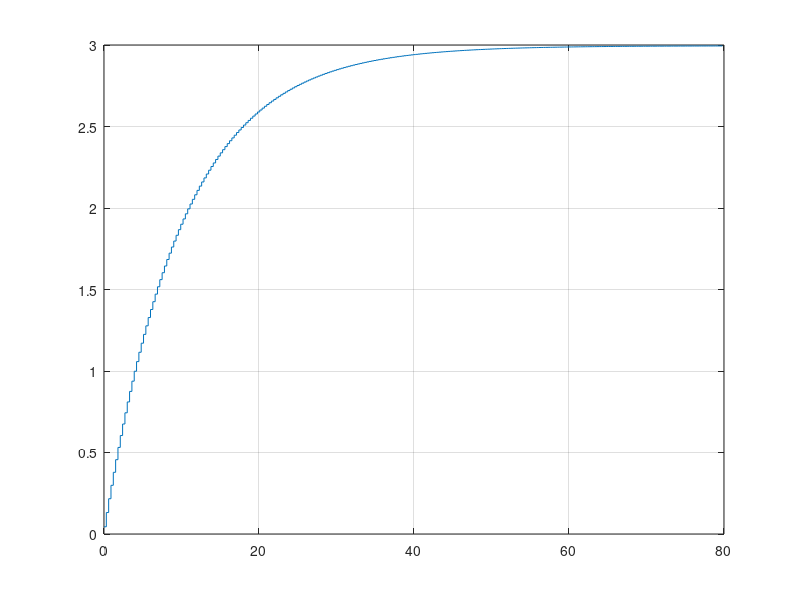
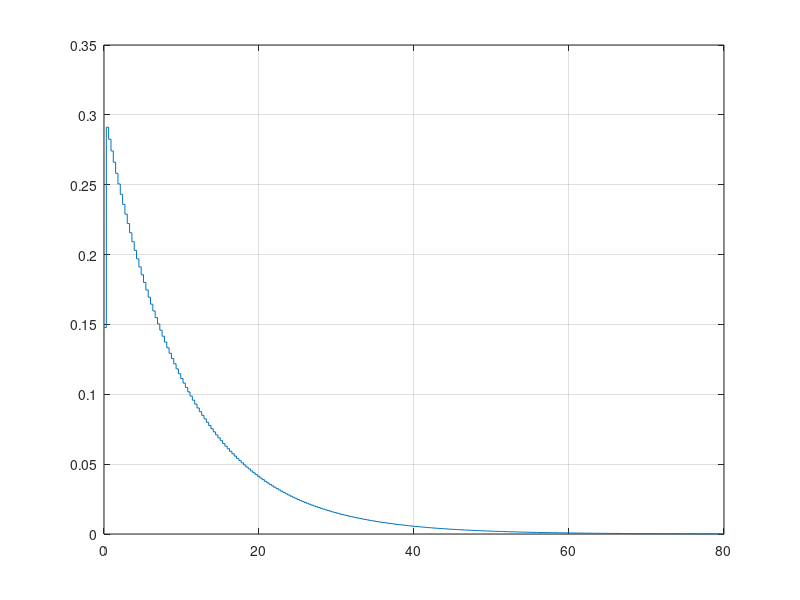
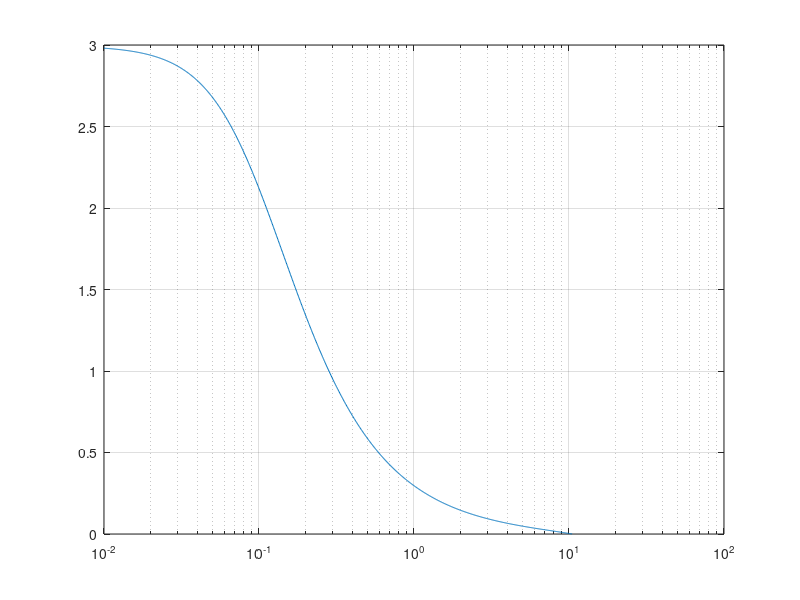
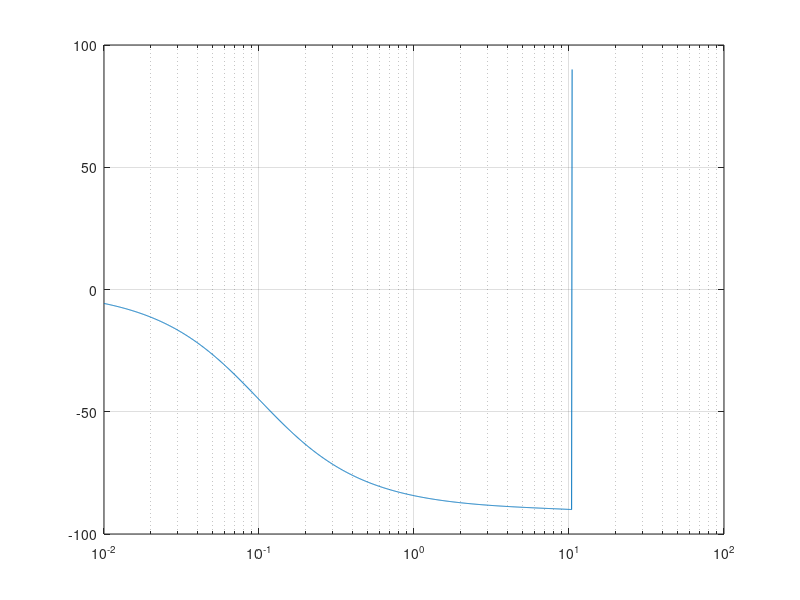

Write the MATLAB code that produced these figures, in order.
numerador = [0.04433 0.04433];
denominador = [1 -0.9704];

Gs = tf(numerador, denominador, 0.3);

[Step_y, Step_t] = step(Gs, 80);
[Impulse_y, Impulse_t] = impulse(Gs, 80);
[MagB, PhaB, FreqB] = bode(Gs);
[GM, GP, Wg, Wp] = margin(Gs);
[Re,Img,FreqN] = nyquist(Gs);
[r, k] = rlocus(Gs);
[MagN, PhaN, WN] = nichols(Gs);


GM = mag2db(GM);
Mag = mag2db(MagB);
MagN = mag2db(MagN);

figure(1)
stairs(Step_t, Step_y)
grid()

figure(2)
stairs(Impulse_t, Impulse_y)
grid()

figure(3)
semilogx(FreqB, squeeze(MagB))
grid()

figure(4)
semilogx(FreqB, squeeze(PhaB))
grid()

figure(5)
plot(squeeze(Re), squeeze(Img),squeeze(Re), squeeze(-Img))
grid()

figure(6)
index = size(r);
for i=1:index(1)
    plot(real(r(i,:)), imag(r(i,:)))
    hold on
end
grid()
hold off

figure(7)
plot(squeeze(PhaN), squeeze(MagN))
grid()

set = 'S2D';
save(strcat(set,'Step'),'Step_t','Step_y')
save(strcat(set,'Imp'),'Impulse_y','Impulse_t')
save(strcat(set,'Bode'),'MagB','PhaB','FreqB')
save(strcat(set,'Margin'),'GM','GP','Wg','Wp')
save(strcat(set,'Nyquist'),'Re','Img','FreqN')
save(strcat(set,'Rlocus'),'r','k')
save(strcat(set,'Nichols'),'MagN','PhaN','WN')